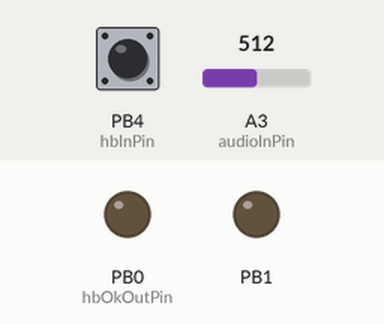
Simulated run of this sketch. Board: ATtiny85, built with avr-gcc and run on an emulated ATtiny85. On the bench: output pins drawn as LEDs (lit = HIGH). The inputs (shaded band) are chosen by the test bench; at power-on: PB4 (hbInPin) HIGH, A3 (audioInPin) = 512.

Above: at 1.2 s.
1.3 s: PB4 (hbInPin) pulled LOW for 3.2 s
At 2.1 s:
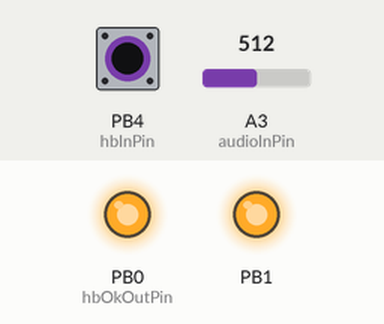
7.0 s: PB4 (hbInPin) pulled LOW for 1 s
At 9.6 s:
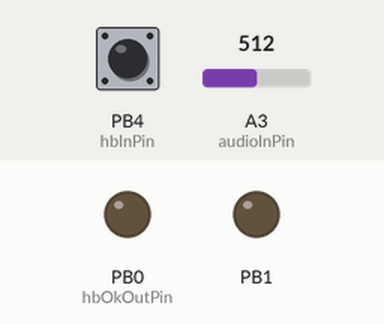
Timing chart, 0 to 11.1 s (numbered marks = the images above; inputs shaded):
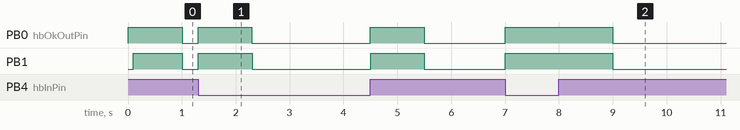

The sketch:

dra-30-vox.ino
```cpp
#include <elapsedMillis.h>
#include "PTT.h"
#include "VOX.h"

const int hbOkOutPin = PB0;
const int pttPin = PB1;
const int hbInPin = PB4;
const int audioInPin = A3;
const int tailTimePotPin = A1;

VOX vox(audioInPin, tailTimePotPin);
PTT ptt(pttPin);

void setup()
{
  pinMode(hbOkOutPin, OUTPUT);
  digitalWrite(hbOkOutPin, LOW);
  analogReference(INTERNAL);

  // Configure pin-change interrupt to monitor heartbeat.
  cli();
  PCMSK |= (1 << PCINT4); // Enable ISR for PB4
  GIMSK |= (1 << PCIE); // Enable PCINT interrupt in the general interrupt mask
  pinMode(hbInPin, INPUT_PULLUP);
  sei();
}

volatile unsigned long lastHeartbeatTime = 0;

ISR(PCINT0_vect)
{
  lastHeartbeatTime = millis();
}

void loop()
{
  const bool commOk = millis() - lastHeartbeatTime < 1000UL;
  digitalWrite(hbOkOutPin, commOk?HIGH:LOW);

  if (commOk && vox.audioIsDetected())
  {
    ptt.press();
  }
  else
  {
    ptt.release();
  }
}
```

PTT.h
```cpp
#pragma once

// Controls the PTT output.
// If on longer than the maximim, turns off.
// Enforces a minimum on time.
// Enforces a minimum off time.
class PTT
{
public:
  PTT(int pttPin)
  : m_pttPin(pttPin)
  {
    pinMode(m_pttPin, OUTPUT);

    digitalWrite(m_pttPin, LOW);
  }

  void press()
  {
    if (m_releaseElapsedMs < m_minReleaseTimeMs)
      return;

    if (!m_pressed)
    {
      m_pressElapsedMs = 0;
      m_pressed = true;
      digitalWrite(m_pttPin, HIGH);
    }

    if (!m_timeOut)
    {
      if (m_pressElapsedMs > m_maxPressTimeMs)
      {
        digitalWrite(m_pttPin, LOW);
        m_timeOut = true;
      }
    }
  }

  void release()
  {
    if (m_pressElapsedMs < m_minPressTimeMs)
        return;

    if (m_pressed)
    {
      digitalWrite(m_pttPin, LOW);
      m_pressed = false;
      m_timeOut = false;
      m_releaseElapsedMs = 0;
    }
  }

private:
  const int m_pttPin;
  const unsigned long m_maxPressTimeMs = 300000;
  const unsigned long m_minPressTimeMs = 100;
  const unsigned long m_minReleaseTimeMs = 100;
  bool m_pressed = false;
  bool m_timeOut = false;
  elapsedMillis m_pressElapsedMs;
  elapsedMillis m_releaseElapsedMs;
};
```

VOX.h
```cpp
#pragma once

#include <elapsedMillis.h>

class VOX
{
public:
  VOX(int audioInputPin, int tailTimePotPin)
  : m_audioInputPin(audioInputPin)
  , m_tailTimePotPin(tailTimePotPin)
  {
  }

  // Sample the audio level. Each time a sample is outside the quiet band, reset the timer.
  // When there has been enough time with no samples outside the quiet band, then audio
  // has stopped.
  //
  // "Enough time" is determined by the larger of m_minTailTimeMs and the value read
  // from the "tail time" trim pot. m_minTailTimeMs was determined experimentally to
  // be the shortest reliable time to notice samples outside the quiet band if they
  // exist.
  bool audioIsDetected()
  {
    const auto level = analogRead(m_audioInputPin);
    if (level > m_quietBandUpperLimit || level < m_quietBandLowerLimit)
    {
      m_timeInQuietBand = 0;
      return true;
    }

    return m_timeInQuietBand < max(m_minTailTimeMs, analogRead(m_tailTimePotPin));
  }

private:
  const int m_audioInputPin;
  const int m_tailTimePotPin;

  const int m_minTailTimeMs = 40;

  // When no audio is present, the analog readings are within this band on my hardware.
  // The measured values are from 357 - 476.
  const int m_quietBandLowerLimit = 351;
  const int m_quietBandUpperLimit = 481;

  elapsedMillis m_timeInQuietBand = 1024;
};
```

Measured:
- after the input at 1.3 s, PB0 (hbOkOutPin), PB1: alternates HIGH for 1.0 s and LOW for 2.2 s, starting at once
- after the input at 7.0 s, PB0 (hbOkOutPin), PB1: LOW → HIGH at once, → LOW 2.0 s later
